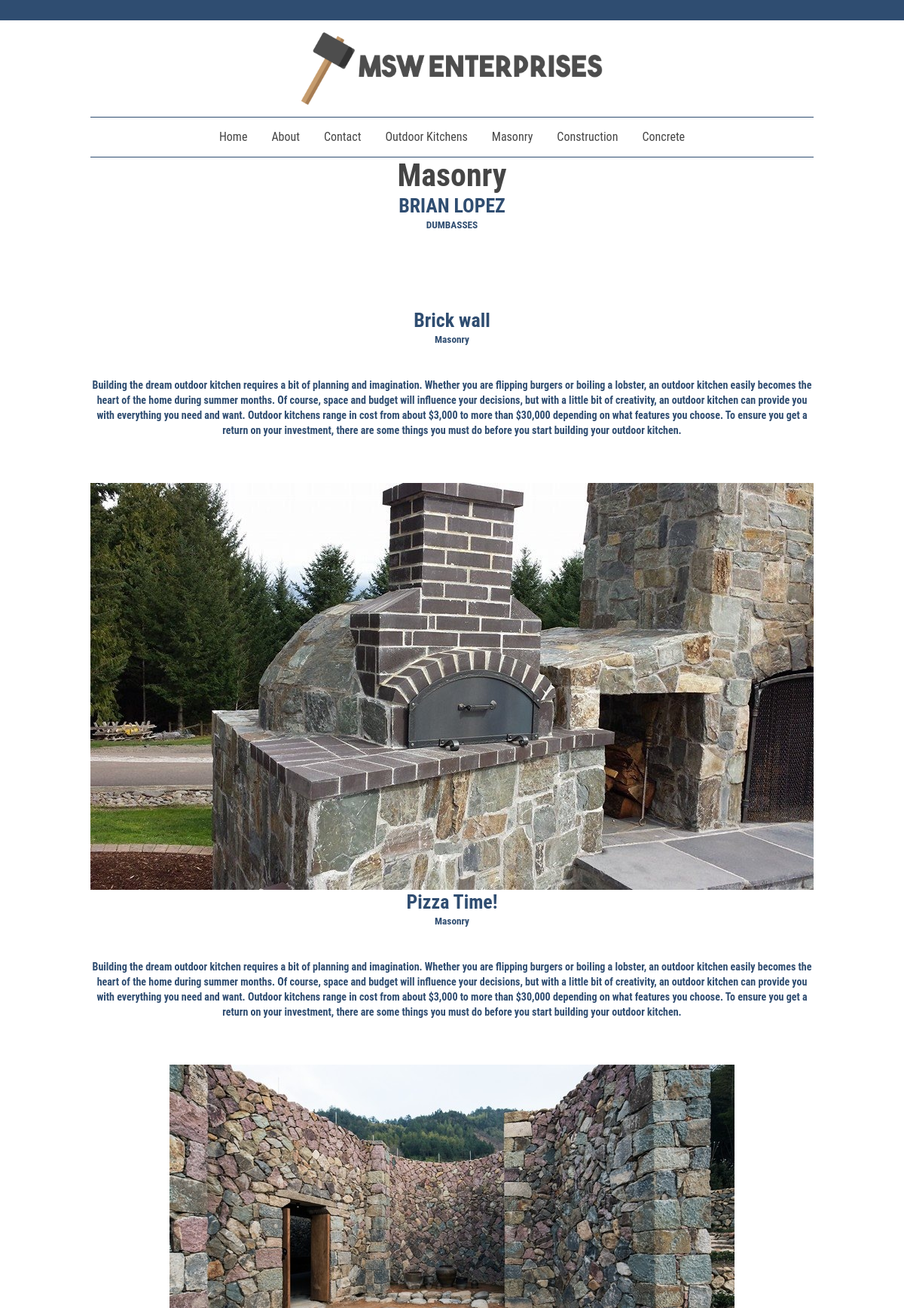
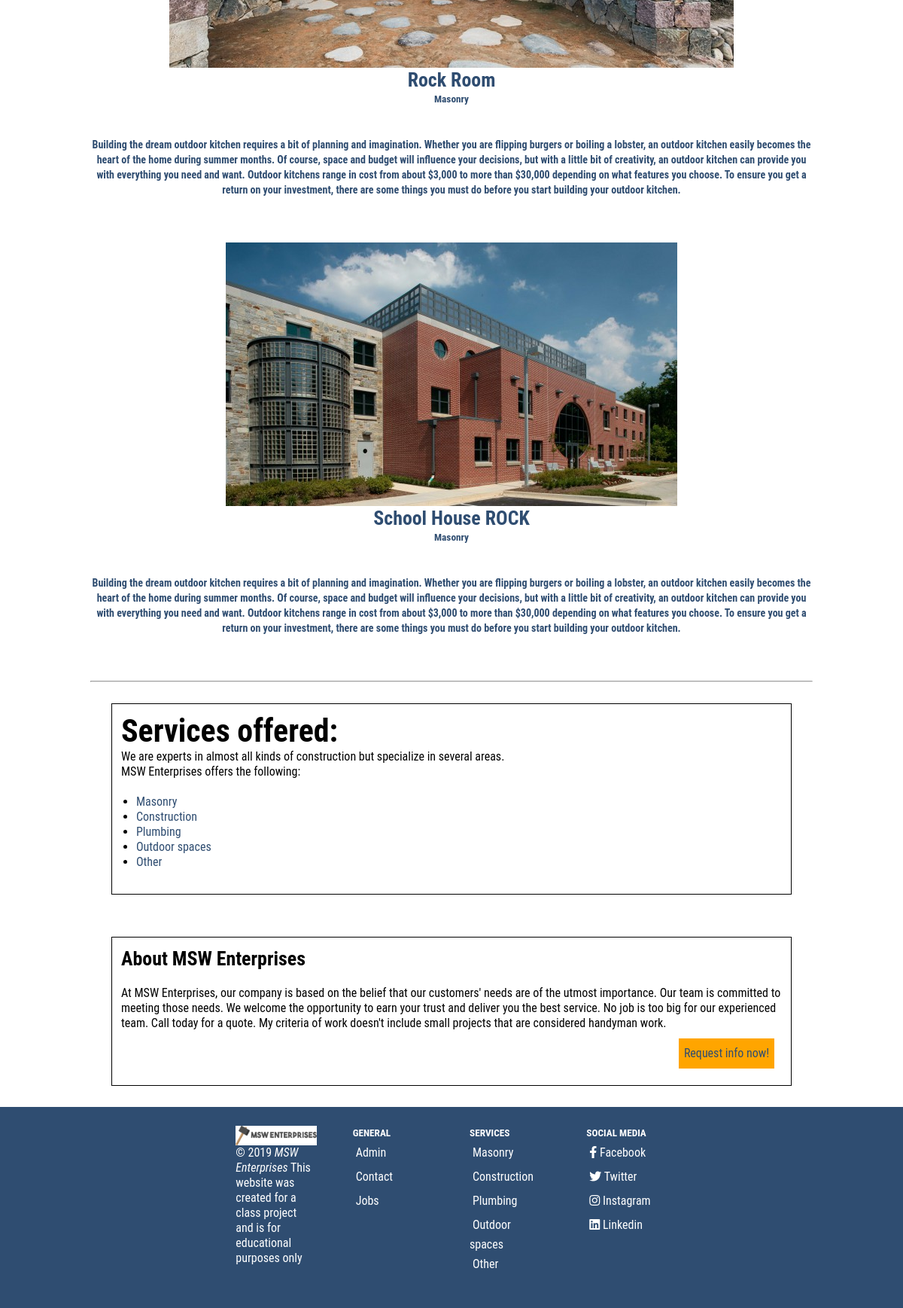
Page /photo_list_DETAIL_RO.php?CID=1 on the committed database (2 pictures, top to bottom).
### tables this page shows
CREATE TABLE `MSWproductType` (
  `CatID` tinyint(4) NOT NULL,
  `CatName` varchar(40) NOT NULL DEFAULT ''
);

CREATE TABLE `MSWImages` (
  `IID` mediumint(9) NOT NULL,
  `ImageURL` varchar(100) NOT NULL DEFAULT '',
  `pageURL` text NOT NULL,
  `title` text NOT NULL,
  `category` text NOT NULL,
  `CatID` tinyint(4) NOT NULL DEFAULT '0',
  `description` text NOT NULL,
  `LinkID` smallint(6) NOT NULL
);

### photo_list_DETAIL_RO.php (the view, shortened to what this page needs)
<?php
include("shared.php");
$conn = dbConnect();
echo $HTMLHeader;
?>
<html>
<head>
</head>
<body><center>
<?php
if (!empty($_GET['CID']) && is_numeric($_GET['CID'])){
		$CatID = intval($_GET['CID']);
		$sql = "SELECT CatName FROM MSWproductType WHERE CatID = ?";
		$stmt = $conn->stmt_init();
		if ($stmt->prepare($sql)) {
			$stmt->bind_param('i', $CatID);
			$stmt->execute();
			$stmt->bind_result($CatName);
			if ($stmt->fetch()) {
				print ("<h2>$CatName</h2>");
			} else {
				print ("No category name is retrieved. <br/>");
			}
		} else {
			print ("query failed 1 - ");
		}
		$sql = "SELECT title, category, pageURL, ImageURL, description FROM MSWImages WHERE CatID = ? order by title ASC";
		$stmt = $conn->stmt_init();
		if ($stmt->prepare($sql)) {
			$stmt->bind_param('i', $CatID);
			$stmt->execute();
		    $stmt->store_result();
			$stmt->bind_result($title, $category, $pageURL, $ImageURL, $description);
			if ($stmt->num_rows > 0){
				while ($stmt->fetch()) {
					echo "<a href='$pageURL' target=_blank><figure class='item2'><img src='$ImageURL' alt=''/>
					    <h3>$title</h3>
					    <h5>$category</h5><br><br>
							<h5 style='font-size:14px;'>$description</h5><br><br>
							<br>
					</figure></a>";
				}
			} else {
				print ("Currently, no photos are found for this category.  Please check back at a later time.<br>");
			}
		} else {
			print ("query failed 2");
		}
} else {
		echo "No valid Photo Category is supplied.  Plase go to the <a href='photo_category_RO.php'> type list page</a> and select from the list of types.";
}
?>
</center>
<hr>
<?php
echo $HTMLServices;
echo $HTMLAbout;
echo $HTMLFooter;
        ?>
</body>
</html>

### shared.php (shortened to what this page needs)
<?php
$HTMLHeader =
"<html>
<head>
  <meta charset='utf-8'>
  <meta name='description' content='Description goes here'>
  <meta name='keywords' content='HTML, CSS, XML, Javascript'>
  <meta name='author' content='Reese Oxner'>
  <meta name='viewport' content='width=device-width, initial-scale=1.0'>
  <title> Azle, Texas | MSW Enterprises </title>
  <link rel='stylesheet' type='text/css' href='css/style.css'>
</head>
<main>
  <header> <button class='navbar-toggler' type='button' data-target='#navigation'><i class='fa fa-bars'></i></button> <nav class='navbar'>
  </div></nav>
</header>
<body><div class='container'>
  <div class='logo'> <a href='index.html'><img src='images/logo.png' id='logo'  alt='MSW Enterprises logo' style='width:400px;'></a>
  </div>
  <div class='tagline'>UTA's news source since 1919</div>
  <ul class='secondary-navigation'>
    <li><a href='index.php'>Home</a></li>
    <li><a href='about.html'>About</a></li>
    <li><a href='contact.html'>Contact</a></li>
    <li><a href='photo_list_RO.php?CID=4'>Outdoor Kitchens</a></li>
    <li><a href='photo_list_RO.php?CID=1'>Masonry</a></li>
    <li><a href='photo_list_RO.php?CID=3'>Construction</a></li>
    <li><a href='photo_list_RO.php?CID=2'>Concrete</a></li>
  </ul>
";
$HTMLFooter =
"
</main>
</body>
<footer>
<div class='article-list'>
	<div class='article-list-container'>
		<div class='article-list-element'>
			<img src='images/logo.png' class='smalllogo'>
			<p>© 2019 <em>MSW Enterprises</em> This website was created for a class project and is for educational purposes only</p>
			<ul>
			</ul>
		</div>
		<div class='article-list-element'>
			<h5>GENERAL</h5>
			<ul>
				<li><a href='adminExtra_list.php'>Admin</a></li>
				<li><a href='contact.html'>Contact</a></li>
				<li><a href='jobs.html'>Jobs</a></li>
			</ul>
		</div>
		<div class='article-list-element'>
			<h5>SERVICES</h5>
			<ul>
				<li><a href='masonry.html'>Masonry</a></li>
				<li><a href='construction.html'>Construction</a></li>
				<li><a href='Plumbing.html'>Plumbing</a></li>
				<li><a href='Outdoor.html'>Outdoor spaces</a></li>
				<li><a href='otherconstruction.html'>Other</a></li>
			</ul>
		</div>
		<div class='article-list-element'>
			<h5>SOCIAL MEDIA</h5>
			<ul>
				<li><a href='samplearticle.html'><i class='fab fa-facebook-f'></i></i> Facebook</a></li>
				<li><a href='samplearticle.html'><i class='fab fa-twitter'></i> Twitter</a></li>
				<li><a href='samplearticle.html'><i class='fab fa-instagram'></i> Instagram</a></li>
				<li><a href='samplearticle.html'><i class='fab fa-linkedin'></i> Linkedin</a></li>
			</ul>
		</div>
	</div>
</div>
</footer>";
		$HTMLAbout = "<div class='action-box'>
		  <div class='action-box-container'>
		    <div class='action-box-img'></div>
		    <div class='action-box-content'>
		      <h3 class='action-box-headline'>About MSW Enterprises</h3> <br>
		      <div class='action-box-blurb'>At MSW Enterprises, our company is based on the belief that our customers' needs are of the utmost importance. Our team is committed to meeting those needs. We welcome the opportunity to earn your trust and deliver you the best service. No job is too big for our experienced team. Call today for a quote. My criteria of work doesn't include small projects that are considered handyman work.
		<br>
		        <div class='action-box-button' style='text-align: right;'><button><a href='requestinfo.html'>Request info now!</button></a></div>
		      </div>
		    </div>
		  </div>
		</div>";
		$HTMLServices = "
		<div class='action-box'>
	    <div class='action-box-container'>
	      <div class='action-box-content'>
	 <div class='article-card-content'>
	            <h2>Services offered:</h2>
	            <p class='article-card-blurb'> We are experts in almost all kinds of construction but specialize in several areas.
	 <p> MSW Enterprises offers the following: </p><p> <br>
	              <ul STYLE='PADDING-LEFT:20PX;'>
	                <li><a href='masonry.html'>Masonry</a></li>
	                <li><a href='construction.html'>Construction</a></li>
	                <li><a href='Plumbing.html'>Plumbing</a></li>
	                <li><a href='Outdoor.html'>Outdoor spaces</a></li>
	                <li><a href='otherconstruction.html'>Other</a></li>
	              </ul></p>
	 <br />
	 </div></div></div></div>";
		?>

### css/style.css (style rules this page uses)
* { margin: 0; padding: 0; }
img { max-width: 100%; height: auto; }
a { color: #2F4D71; text-decoration: none; }
body { margin: 0; padding: 0; font-family: "Roboto Condensed", "Arial", "Verdana", sans-serif; font-weight: 400; font-size: 16px; color: #454545; line-height: 1.25em; }
.container { margin: 0 auto; width: 80%; max-width: 1170px; }
header { background: #2F4D71; padding: 0.85em 0; }
.logo { text-align: center; padding: 1em; box-sizing: border-box; }
#logo { width:500px; }
.secondary-navigation { display: flex; display: -webkit-flex; flex-flow: row wrap; -webkit-flex-flow: row wrap; justify-content: center; -webkit-justify-content: center; list-style: none; border-top: 1px solid #2F4D71; border-bottom: 1px solid #2F4D71; }
.secondary-navigation a { text-decoration: none; display: block; padding: 1em; color: #454545; display: block; }
.article-card-blurb { font-size: 16px; }
.article-card-content { display: flex; display: -webkit-flex; flex-flow: column wrap; -webkit-flex-flow: column wrap; flex:1; -webkit-flex: 1; }
.article-list { margin: 0 auto; border-top: 1px solid #2F4D71; }
.article-list-container { display: flex; display: -webkit-flex; flex-direction: row; flex: 0 1 100%; -webkit-flex: 0 1 100%; overflow: hidden; box-sizing: border-box; justify-content: center; -webkit-justify-content: center; align-items: stretch; -webkit-align-items: stretch; flex-wrap: nowrap; }
.article-list img { max-3height: 102px; }
.article-list-element { padding: 1.5em; max-width: 175px; flex-basis: auto; }
.action-box { padding: .5em; box-sizing: border-box; }
.action-box-container { display: flex; display: -webkit-flex; background-color: #fff; border: 1px solid #000; color: #000; padding: .75em; box-sizing: border-box; margin: 20px; }
.action-box-content { display: flex; display: -webkit-flex; flex-flow: column wrap; -webkit-flex-flow: column wrap; }
.action-box button { background-color: orange; border: 0; padding: .425em; box-sizing: border-box; margin: .63em; height:40px; ems: flex-end; }
h2, .h2 { font-size:2.618em; line-height: 3rem; }
h3, .h3 { font-size: 1.618em; line-height: 2rem; }
footer { background: #2F4D71; color: #FFF; flex-wrap: wrap; display: flex; display: -webkit-flex; }
footer a { color: #fff; }
footer .smalllogo { width: 100%; background-color: #fff; }
@media only screen and (max-width: 1200px) and (min-width: 768px) { footer .article-list-element { flex-basis: 50%; } }
footer img { max-width: 150px; }
footer p { padding-bottom: 2rem; }
footer ul { list-style: none; }
footer ul a { text-decoration: none; line-height: 2rem; padding: 0.25em; box-sizing: border-box; }
button, optgroup, select, textarea { font-family: inherit; font-size: 100%; line-height: 1.15; margin: 0; border: 0; background-color: transparent; }
button, input { overflow: visible; }
button, select { text-transform: none; }
button, [type="button"], [type="reset"], [type="submit"] { -webkit-appearance: button; }

### rows in the picture
mswproducttype: CatName "Masonry"
mswimages: title "BRIAN LOPEZ", category "DUMBASSES"
mswimages: title "Brick wall", category "Masonry", description "Building the dream outdoor kitchen requires a bit of planning and imagination. Whether you are flipping burgers or boiling a lobster, an outdoor kitchen easily becomes the heart of the home during summer months. Of course, space and budget will influence your decisions, but with a little bit of creativity, an outdoor kitchen can provide you with everything you need and want. Outdoor kitchens range in cost from about $3,000 to more than $30,000 depending on what features you choose. To ensure you get a return on your investment, there are some things you must do before you start building your outdoor kitchen."
mswimages: ImageURL (picture), title "Pizza Time!", category "Masonry", description "Building the dream outdoor kitchen requires a bit of planning and imagination. Whether you are flipping burgers or boiling a lobster, an outdoor kitchen easily becomes the heart of the home during summer months. Of course, space and budget will influence your decisions, but with a little bit of creativity, an outdoor kitchen can provide you with everything you need and want. Outdoor kitchens range in cost from about $3,000 to more than $30,000 depending on what features you choose. To ensure you get a return on your investment, there are some things you must do before you start building your outdoor kitchen."
mswimages: ImageURL (picture), title "Rock Room", category "Masonry", description "Building the dream outdoor kitchen requires a bit of planning and imagination. Whether you are flipping burgers or boiling a lobster, an outdoor kitchen easily becomes the heart of the home during summer months. Of course, space and budget will influence your decisions, but with a little bit of creativity, an outdoor kitchen can provide you with everything you need and want. Outdoor kitchens range in cost from about $3,000 to more than $30,000 depending on what features you choose. To ensure you get a return on your investment, there are some things you must do before you start building your outdoor kitchen."
mswimages: ImageURL (picture), title "School House ROCK", category "Masonry", description "Building the dream outdoor kitchen requires a bit of planning and imagination. Whether you are flipping burgers or boiling a lobster, an outdoor kitchen easily becomes the heart of the home during summer months. Of course, space and budget will influence your decisions, but with a little bit of creativity, an outdoor kitchen can provide you with everything you need and want. Outdoor kitchens range in cost from about $3,000 to more than $30,000 depending on what features you choose. To ensure you get a return on your investment, there are some things you must do before you start building your outdoor kitchen."
